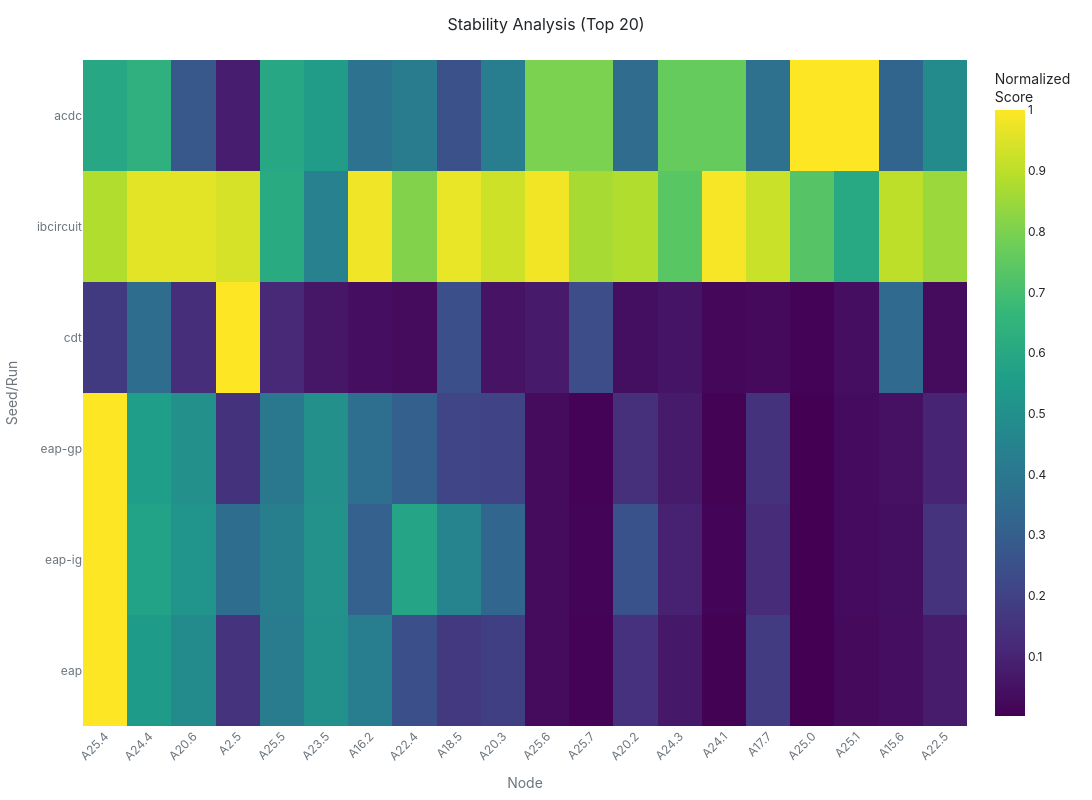

The code cell stored with this chart in its notebook:
### Markdown cell above
## Comparison Dashboard

Visualize score similarity across algorithms using the `ComparisonDashboard`.

### Code cell
from circuitkit.visualize.comparison import ComparisonDashboard

# Build the circuits dict: {algo_name: {node_name: score}}
dashboard = None
score_dicts = {}
for algo, r in results.items():
    c = r.get("circuit")
    if c and c.scores:
        score_dicts[algo] = c.scores

if len(score_dicts) >= 2:
    dashboard = ComparisonDashboard(
        circuits=score_dicts,
        comparison_type="stability",
    )

    # Stability heatmap — how consistent are scores across algorithms?
    fig = dashboard.plot_stability_heatmap(top_k=20)
    fig.show()
else:
    print("Need at least 2 successful circuits for comparison.")

### Figure 1 — Plotly figure (JSON) as saved in the notebook; plotly's stock layout.template omitted (floating-point values rounded to 4 significant figures)
{"data": [{"colorbar": {"title": {"text": "Normalized<br>Score"}}, "colorscale": [[0, "#440154"], [0.1111, "#482878"], [0.2222, "#3e4989"], [0.3333, "#31688e"], [0.4444, "#26828e"], [0.5556, "#1f9e89"], [0.6667, "#35b779"], [0.7778, "#6ece58"], [0.8889, "#b5de2b"], [1, "#fde725"]], "hovertemplate": "Condition: %{y}<br>Node: %{x}<br>Score: %{z:.3f}<extra></extra>", "type": "heatmap", "x": ["A25.4", "A24.4", "A20.6", "A2.5", "A25.5", "A23.5", "A16.2", "A22.4", "A18.5", "A20.3", "A25.6", "A25.7", "A20.2", "A24.3", "A24.1", "A17.7", "A25.0", "A25.1", "A15.6", "A22.5"], "y": ["eap", "eap-ig", "eap-gp", "cdt", "ibcircuit", "acdc"], "z": [[1.0, 0.5492, 0.4815, 0.1496, 0.4139, 0.5061, 0.4242, 0.2459, 0.169, 0.1905, 0.03045, 0.008676, 0.1424, 0.06759, 0.004993, 0.1762, 0.002352, 0.02673, 0.03839, 0.07835], [1.0, 0.5732, 0.5219, 0.3561, 0.4341, 0.5073, 0.3098, 0.5854, 0.4537, 0.3317, 0.03216, 0.01173, 0.2573, 0.09695, 0.01067, 0.1268, 0.00195, 0.03125, 0.04207, 0.1512], [1.0, 0.5585, 0.5, 0.1451, 0.4024, 0.5, 0.361, 0.3049, 0.2097, 0.2061, 0.03214, 0.007365, 0.1347, 0.07711, 0.006336, 0.1451, 0.002734, 0.03122, 0.04662, 0.1006], [0.1746, 0.354, 0.1325, 1.0, 0.1157, 0.06131, 0.0399, 0.03197, 0.2472, 0.05281, 0.07249, 0.2376, 0.04232, 0.05603, 0.01917, 0.02671, 0.008296, 0.0403, 0.3422, 0.03305], [0.8826, 0.9612, 0.9617, 0.9389, 0.6104, 0.4404, 0.9798, 0.809, 0.9698, 0.9269, 0.9812, 0.8678, 0.8826, 0.7376, 0.99, 0.9215, 0.7311, 0.5997, 0.9031, 0.8468], [0.5977, 0.6349, 0.2762, 0.08557, 0.5977, 0.5474, 0.3753, 0.4148, 0.2511, 0.4266, 0.7988, 0.7988, 0.3506, 0.7616, 0.7616, 0.3736, 1.0, 1.0, 0.3247, 0.4827]]}], "layout": {"font": {"color": "#212529", "family": "Inter, -apple-system, BlinkMacSystemFont, 'Segoe UI', Roboto, Helvetica, Arial, sans-serif", "size": 12}, "height": 800, "hoverlabel": {"bgcolor": "#F8F9FA", "bordercolor": "#E9ECEF", "font": {"color": "#212529", "family": "Inter, -apple-system, BlinkMacSystemFont, 'Segoe UI', Roboto, Helvetica, Arial, sans-serif", "size": 12}}, "hovermode": "closest", "margin": {"b": 40, "l": 20, "r": 20, "t": 60}, "paper_bgcolor": "#FFFFFF", "plot_bgcolor": "#FFFFFF", "showlegend": false, "title": {"font": {"color": "#212529", "family": "Inter, -apple-system, BlinkMacSystemFont, 'Segoe UI', Roboto, Helvetica, Arial, sans-serif", "size": 16}, "text": "Stability Analysis (Top 20)", "x": 0.5, "xanchor": "center"}, "width": 1200, "xaxis": {"color": "#6C757D", "showgrid": false, "tickangle": -45, "title": {"text": "Node"}, "zeroline": false}, "yaxis": {"color": "#6C757D", "showgrid": false, "title": {"text": "Seed/Run"}, "zeroline": false}}}
